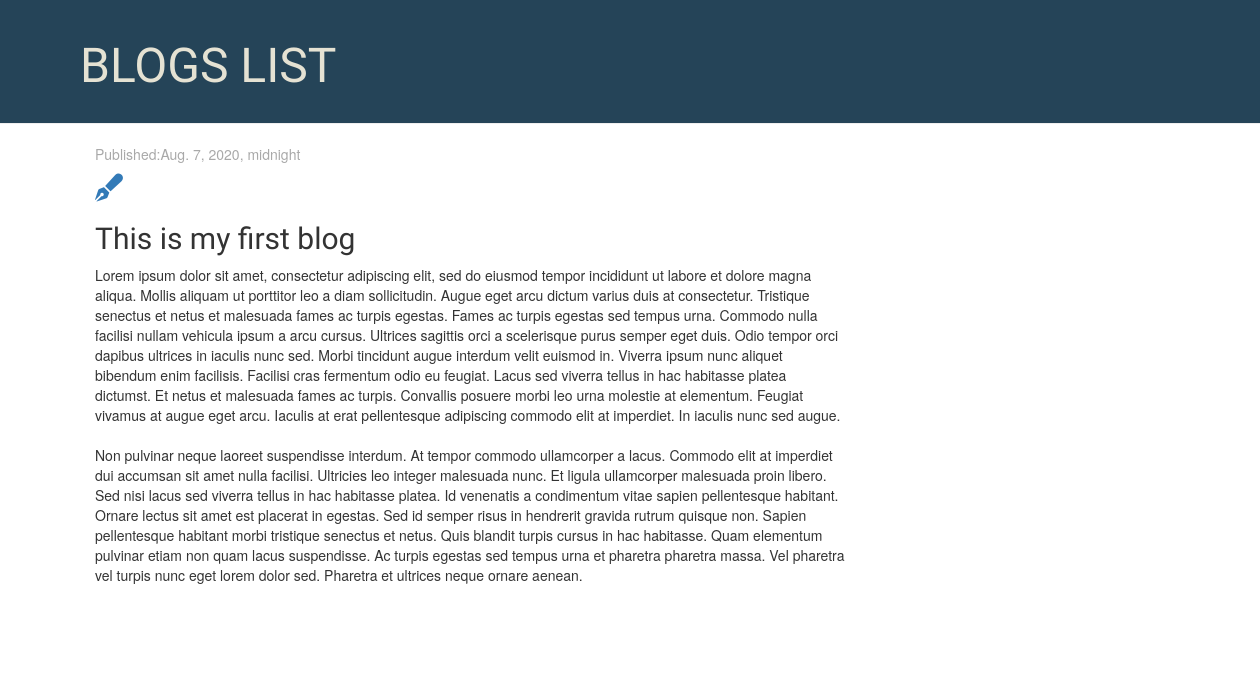
The app's page /post/1, older data.
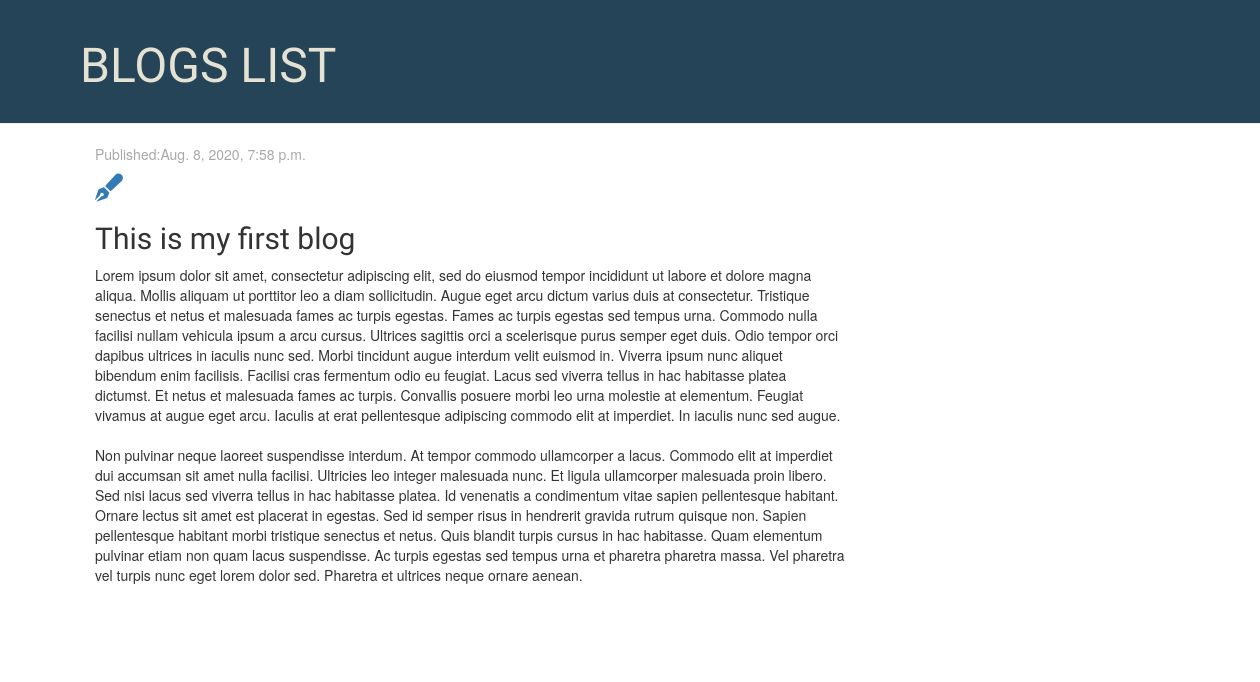
The same page, newer data.
### blog/models.py (models this page shows, shortened)
class Post(models.Model):
    author=models.ForeignKey('auth.User',on_delete=models.CASCADE)
    title=models.CharField(max_length=200)
    text=models.TextField()
    created_date=models.DateTimeField(default=timezone.now)
    published_date=models.DateTimeField(blank=True,null=True)

### blog/views.py (the view)
# urls.py: path('post/<int:pk>',views.detail,name='detail'),
def detail(request,pk):
    post= get_object_or_404(Post, pk=pk)
    stuff={'post':post}
    return render(request,'blog/detail.html',stuff)

### blog/templates/blog/detail.html
{% extends 'blog/base.html' %}
  {% block content %}
    {% if post.published_date %}
      <div class="post">
        <p class="publish">Published:{{post.published_date}}</p>
          <a href="{% url 'edit_post' post.pk %}"><i class="fas fa-pen-fancy fa-2x fa-spin"></i></a>
        <h2>{{post.title}}</h2>
        <p>{{post.text|linebreaksbr}}</p>
    {% endif %}
      </div>
  {% endblock %}

Row changes from the older to the newer data that the page shows:
changed Post "This is my first blog": published_date "Aug. 7, 2020, midnight" → "Aug. 8, 2020, 7:58 p.m."
